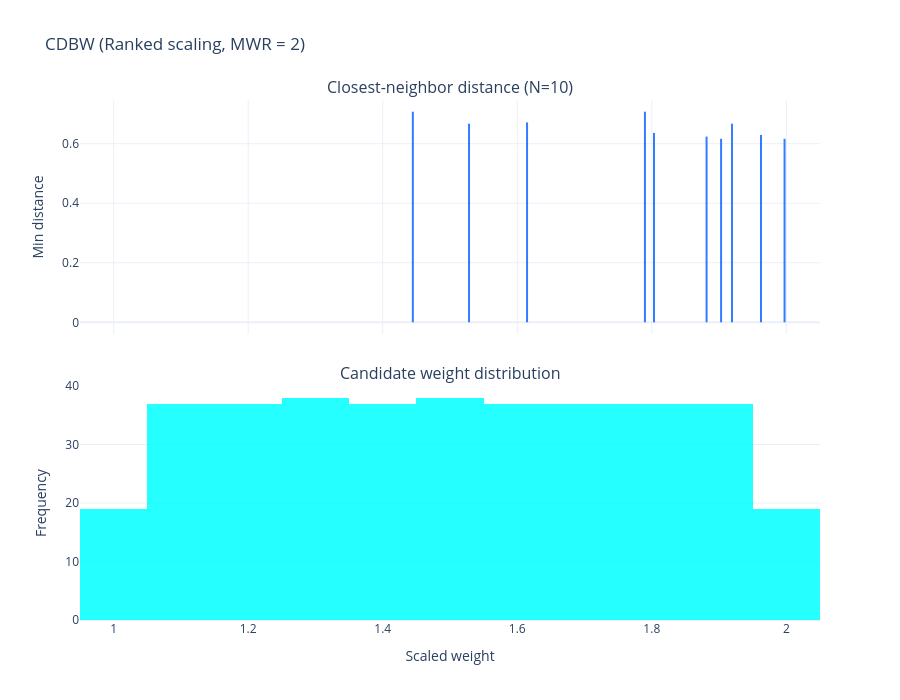

Write notebook code for a chart like this one.
### Code cell
cdbw("ranked_mwr", 2)

### Figure 1 — Plotly figure (JSON) as saved in the notebook; plotly's stock layout.template omitted (floating-point values rounded to 4 significant figures; data arrays with more than 128 entries replaced by an {"elided": "..."} marker saying what was removed)
{"data": [{"line": {"color": "rgba(0, 90, 255, 0.80)", "width": 2}, "mode": "lines", "showlegend": false, "type": "scatter", "x": [1.445, 1.445], "xaxis": "x", "y": [0, 0.7076], "yaxis": "y"}, {"line": {"color": "rgba(0, 90, 255, 0.80)", "width": 2}, "mode": "lines", "showlegend": false, "type": "scatter", "x": [1.803, 1.803], "xaxis": "x", "y": [0, 0.6362], "yaxis": "y"}, {"line": {"color": "rgba(0, 90, 255, 0.80)", "width": 2}, "mode": "lines", "showlegend": false, "type": "scatter", "x": [1.919, 1.919], "xaxis": "x", "y": [0, 0.6674], "yaxis": "y"}, {"line": {"color": "rgba(0, 90, 255, 0.80)", "width": 2}, "mode": "lines", "showlegend": false, "type": "scatter", "x": [1.881, 1.881], "xaxis": "x", "y": [0, 0.624], "yaxis": "y"}, {"line": {"color": "rgba(0, 90, 255, 0.80)", "width": 2}, "mode": "lines", "showlegend": false, "type": "scatter", "x": [1.615, 1.615], "xaxis": "x", "y": [0, 0.6717], "yaxis": "y"}, {"line": {"color": "rgba(0, 90, 255, 0.80)", "width": 2}, "mode": "lines", "showlegend": false, "type": "scatter", "x": [1.528, 1.528], "xaxis": "x", "y": [0, 0.6674], "yaxis": "y"}, {"line": {"color": "rgba(0, 90, 255, 0.80)", "width": 2}, "mode": "lines", "showlegend": false, "type": "scatter", "x": [1.79, 1.79], "xaxis": "x", "y": [0, 0.7076], "yaxis": "y"}, {"line": {"color": "rgba(0, 90, 255, 0.80)", "width": 2}, "mode": "lines", "showlegend": false, "type": "scatter", "x": [1.903, 1.903], "xaxis": "x", "y": [0, 0.6165], "yaxis": "y"}, {"line": {"color": "rgba(0, 90, 255, 0.80)", "width": 2}, "mode": "lines", "showlegend": false, "type": "scatter", "x": [1.997, 1.997], "xaxis": "x", "y": [0, 0.6165], "yaxis": "y"}, {"line": {"color": "rgba(0, 90, 255, 0.80)", "width": 2}, "mode": "lines", "showlegend": false, "type": "scatter", "x": [1.962, 1.962], "xaxis": "x", "y": [0, 0.6295], "yaxis": "y"}, {"marker": {"color": "rgba(0, 255, 255, 1.0)"}, "opacity": 0.85, "showlegend": false, "type": "histogram", "x": {"elided": "373 float values"}, "xaxis": "x2", "yaxis": "y2"}], "layout": {"annotations": [{"font": {"size": 16}, "showarrow": false, "text": "Closest-neighbor distance (N=10)", "x": 0.5, "xanchor": "center", "xref": "paper", "y": 1, "yanchor": "bottom", "yref": "paper"}, {"font": {"size": 16}, "showarrow": false, "text": "Candidate weight distribution", "x": 0.5, "xanchor": "center", "xref": "paper", "y": 0.45, "yanchor": "bottom", "yref": "paper"}], "height": 700, "title": {"text": "CDBW (Ranked scaling, MWR = 2)"}, "width": 900, "xaxis": {"anchor": "y", "domain": [0, 1], "matches": "x2", "showticklabels": false}, "xaxis2": {"anchor": "y2", "domain": [0, 1], "title": {"text": "Scaled weight"}}, "yaxis": {"anchor": "x", "domain": [0.55, 1], "title": {"text": "Min distance"}}, "yaxis2": {"anchor": "x2", "domain": [0, 0.45], "title": {"text": "Frequency"}}}}
